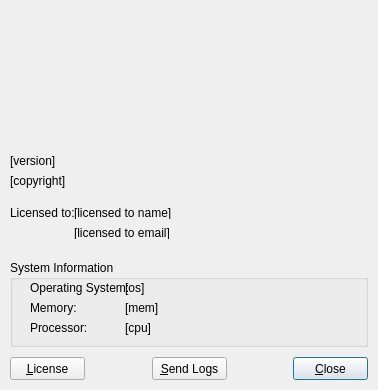
<?xml version="1.0" encoding="UTF-8"?>
<ui version="4.0">
 <class>AboutDlg</class>
 <widget class="QDialog" name="AboutDlg">
  <property name="geometry">
   <rect>
    <x>0</x>
    <y>0</y>
    <width>378</width>
    <height>390</height>
   </rect>
  </property>
  <property name="focusPolicy">
   <enum>Qt::TabFocus</enum>
  </property>
  <property name="contextMenuPolicy">
   <enum>Qt::NoContextMenu</enum>
  </property>
  <property name="windowTitle">
   <string>About QtApp</string>
  </property>
  <property name="modal">
   <bool>true</bool>
  </property>
  <widget class="QPushButton" name="closeButton">
   <property name="geometry">
    <rect>
     <x>293</x>
     <y>357</y>
     <width>75</width>
     <height>23</height>
    </rect>
   </property>
   <property name="text">
    <string>&amp;Close</string>
   </property>
   <property name="default">
    <bool>true</bool>
   </property>
  </widget>
  <widget class="QLabel" name="graphicLabel">
   <property name="geometry">
    <rect>
     <x>8</x>
     <y>8</y>
     <width>362</width>
     <height>137</height>
    </rect>
   </property>
   <property name="frameShape">
    <enum>QFrame::NoFrame</enum>
   </property>
   <property name="frameShadow">
    <enum>QFrame::Plain</enum>
   </property>
   <property name="text">
    <string/>
   </property>
   <property name="pixmap">
    <pixmap>:/Studio/Resources/Images/about.png</pixmap>
   </property>
  </widget>
  <widget class="QLabel" name="versionLabel">
   <property name="geometry">
    <rect>
     <x>10</x>
     <y>154</y>
     <width>360</width>
     <height>16</height>
    </rect>
   </property>
   <property name="text">
    <string notr="true">[version]</string>
   </property>
   <property name="alignment">
    <set>Qt::AlignLeading|Qt::AlignLeft|Qt::AlignTop</set>
   </property>
   <property name="textInteractionFlags">
    <set>Qt::TextSelectableByMouse</set>
   </property>
  </widget>
  <widget class="QLabel" name="copyrightLabel">
   <property name="geometry">
    <rect>
     <x>10</x>
     <y>174</y>
     <width>360</width>
     <height>16</height>
    </rect>
   </property>
   <property name="text">
    <string notr="true">[copyright]</string>
   </property>
   <property name="alignment">
    <set>Qt::AlignLeading|Qt::AlignLeft|Qt::AlignTop</set>
   </property>
  </widget>
  <widget class="QPushButton" name="licenseButton">
   <property name="geometry">
    <rect>
     <x>10</x>
     <y>357</y>
     <width>75</width>
     <height>23</height>
    </rect>
   </property>
   <property name="text">
    <string>&amp;License</string>
   </property>
  </widget>
  <widget class="QLabel" name="osLabel">
   <property name="geometry">
    <rect>
     <x>30</x>
     <y>280</y>
     <width>100</width>
     <height>16</height>
    </rect>
   </property>
   <property name="text">
    <string>Operating System:</string>
   </property>
  </widget>
  <widget class="QLabel" name="actualOsLabel">
   <property name="geometry">
    <rect>
     <x>125</x>
     <y>280</y>
     <width>233</width>
     <height>16</height>
    </rect>
   </property>
   <property name="text">
    <string notr="true">[os]</string>
   </property>
   <property name="textInteractionFlags">
    <set>Qt::TextSelectableByMouse</set>
   </property>
  </widget>
  <widget class="QLabel" name="memoryLabel">
   <property name="geometry">
    <rect>
     <x>30</x>
     <y>300</y>
     <width>100</width>
     <height>16</height>
    </rect>
   </property>
   <property name="text">
    <string>Memory:</string>
   </property>
  </widget>
  <widget class="QLabel" name="actualMemoryLabel">
   <property name="geometry">
    <rect>
     <x>125</x>
     <y>300</y>
     <width>233</width>
     <height>16</height>
    </rect>
   </property>
   <property name="text">
    <string notr="true">[mem]</string>
   </property>
   <property name="textInteractionFlags">
    <set>Qt::TextSelectableByMouse</set>
   </property>
  </widget>
  <widget class="QLabel" name="cpuLabel">
   <property name="geometry">
    <rect>
     <x>30</x>
     <y>320</y>
     <width>100</width>
     <height>16</height>
    </rect>
   </property>
   <property name="text">
    <string>Processor:</string>
   </property>
  </widget>
  <widget class="QLabel" name="actualProcessorLabel">
   <property name="geometry">
    <rect>
     <x>125</x>
     <y>320</y>
     <width>233</width>
     <height>16</height>
    </rect>
   </property>
   <property name="text">
    <string notr="true">[cpu]</string>
   </property>
   <property name="textInteractionFlags">
    <set>Qt::TextSelectableByMouse</set>
   </property>
  </widget>
  <widget class="QGroupBox" name="sysInfoGroupBox">
   <property name="geometry">
    <rect>
     <x>10</x>
     <y>260</y>
     <width>358</width>
     <height>87</height>
    </rect>
   </property>
   <property name="title">
    <string>System Information</string>
   </property>
  </widget>
  <widget class="QPushButton" name="sendLogsButton">
   <property name="geometry">
    <rect>
     <x>152</x>
     <y>357</y>
     <width>75</width>
     <height>23</height>
    </rect>
   </property>
   <property name="text">
    <string>&amp;Send Logs</string>
   </property>
  </widget>
  <widget class="QLabel" name="licensedToNameValue">
   <property name="geometry">
    <rect>
     <x>74</x>
     <y>206</y>
     <width>294</width>
     <height>13</height>
    </rect>
   </property>
   <property name="text">
    <string notr="true">[licensed to name]</string>
   </property>
   <property name="alignment">
    <set>Qt::AlignLeading|Qt::AlignLeft|Qt::AlignTop</set>
   </property>
   <property name="wordWrap">
    <bool>true</bool>
   </property>
  </widget>
  <widget class="QLabel" name="licensedToLabel">
   <property name="geometry">
    <rect>
     <x>10</x>
     <y>206</y>
     <width>71</width>
     <height>16</height>
    </rect>
   </property>
   <property name="text">
    <string>Licensed to:</string>
   </property>
   <property name="alignment">
    <set>Qt::AlignLeading|Qt::AlignLeft|Qt::AlignTop</set>
   </property>
  </widget>
  <widget class="QLabel" name="licensedToEmailValue">
   <property name="geometry">
    <rect>
     <x>74</x>
     <y>226</y>
     <width>294</width>
     <height>13</height>
    </rect>
   </property>
   <property name="text">
    <string notr="true">[licensed to email]</string>
   </property>
  </widget>
  <zorder>sysInfoGroupBox</zorder>
  <zorder>closeButton</zorder>
  <zorder>graphicLabel</zorder>
  <zorder>versionLabel</zorder>
  <zorder>copyrightLabel</zorder>
  <zorder>licenseButton</zorder>
  <zorder>osLabel</zorder>
  <zorder>actualOsLabel</zorder>
  <zorder>memoryLabel</zorder>
  <zorder>actualMemoryLabel</zorder>
  <zorder>cpuLabel</zorder>
  <zorder>actualProcessorLabel</zorder>
  <zorder>sendLogsButton</zorder>
  <zorder>licensedToNameValue</zorder>
  <zorder>licensedToLabel</zorder>
  <zorder>licensedToEmailValue</zorder>
 </widget>
 <resources/>
 <connections/>
</ui>
